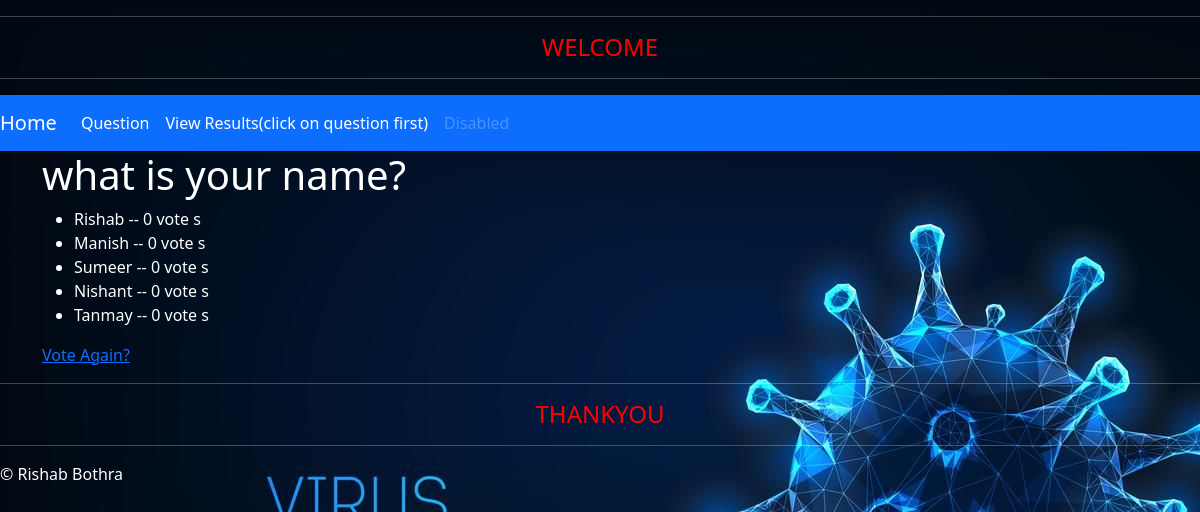
The page /polls/4/results on the database as committed earlier.
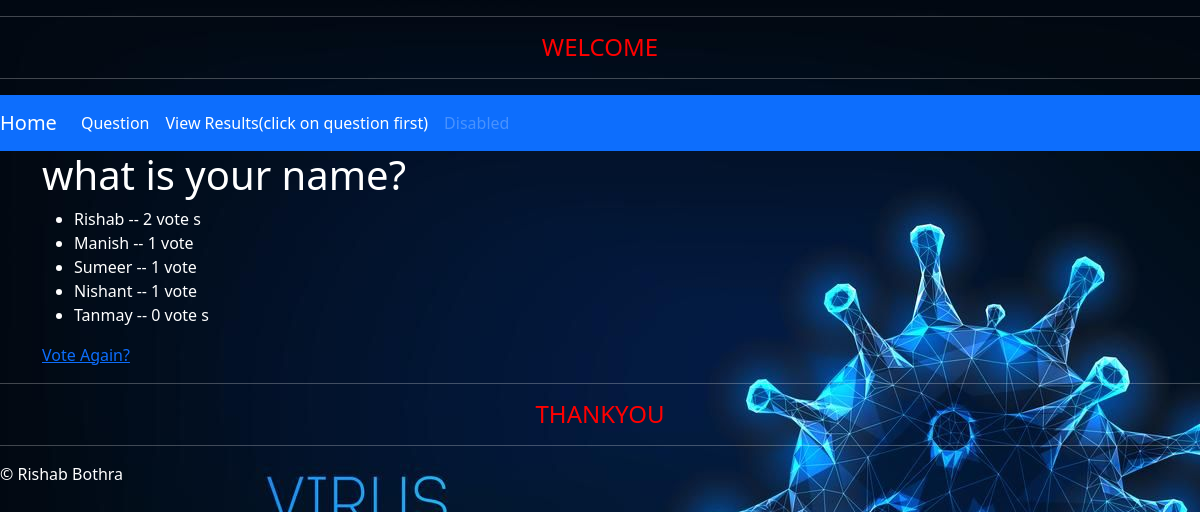
The same page on the database as committed later.
### polls/models.py (models this page shows, shortened)
class Question(models.Model):
    question_txt =  models.CharField(max_length = 100)
    pub_date = models.DateTimeField('date published')

class Choice(models.Model):
    choice_txt = models.CharField(max_length = 200)
    votes = models.IntegerField(default=0)
    question = models.ForeignKey(Question, on_delete=models.CASCADE)

### polls/views.py (the view)
# urls.py: url(r'^polls/(?P<question_id>[0-9]+)/results$',views.results,name='results'),
def results(request, question_id):
    question = get_object_or_404(Question,pk = question_id)
    return render(request, 'polls/results.html',{'question':question})

### polls/templates/polls/results.html
{% extends 'polls/base.html' %}
{% block main_content %}
<h1>{{question.question_txt}}</h1>
<ul>
    {% for choice in question.choice_set.all %}
        <li>{{choice.choice_txt}} -- {{choice.votes}} vote {{choice.votes|pluralize}}</li>
    {% endfor %}
</ul>
<a href="{% url 'polls:detail' question.id %}">Vote Again?</a>
{% endblock %}

### polls/templates/polls/base.html (shortened to what this page needs)
{% load static %}
<!DOCTYPE html>
<html lang="en">
<head>
    <link rel="stylesheet" type="text/css" href="{% static 'polls/style.css' %}"/>
    <link rel="stylesheet" type="text/css" href="{% static 'polls/bootstrap-5.0.0-beta3-dist/css/bootstrap.min.css' %}"/>
</head>
<body>
<hr>
<center><p><h4>WELCOME</h4></p></center>
<hr>
{% include 'polls/header.html' %}
<div class="jumbotorn">
    <div class="container">
        {% block main_content %}
        {% endblock %}
    </div>
</div>
{% include 'polls/footer.html' %}
</body>
</html>

### polls/templates/polls/header.html (shortened to what this page needs)
<nav class="navbar navbar-expand-lg navbar-dark bg-primary">
  <a class="navbar-brand" href="/">Home</a>
  <div class="collapse navbar-collapse" id="navbarNavAltMarkup">
    <div class="navbar-nav">
      <a class="nav-item nav-link active" href="/polls/">Question</a>
      <a class="nav-item nav-link active" href="/polls/{{question.id}}/results">View Results<span class="sr-only">(click on question first)</span></a>
      <a class="nav-item nav-link disabled" href="#">Disabled</a>
    </div>
  </div>
</nav>

### polls/templates/polls/footer.html
<hr>
<center>
<p><h4>THANKYOU</h4></p>
</center>
<hr>
<footer>
    <p>&copy; Rishab Bothra</p>
</footer>

### polls/static/polls/style.css (style rules this page uses)
h4 { color:red }
body { color:white; background:white url('images/background.jpg') no-repeat; }

### polls/templates/polls/base.html (style rules this page uses)
body { color:white; }

Rows that differ between the two databases and show on the page:
changed Choice "Rishab": votes "0" → "2"
changed Choice "Manish": votes "0" → "1"
changed Choice "Sumeer": votes "0" → "1"
changed Choice "Nishant": votes "0" → "1"
